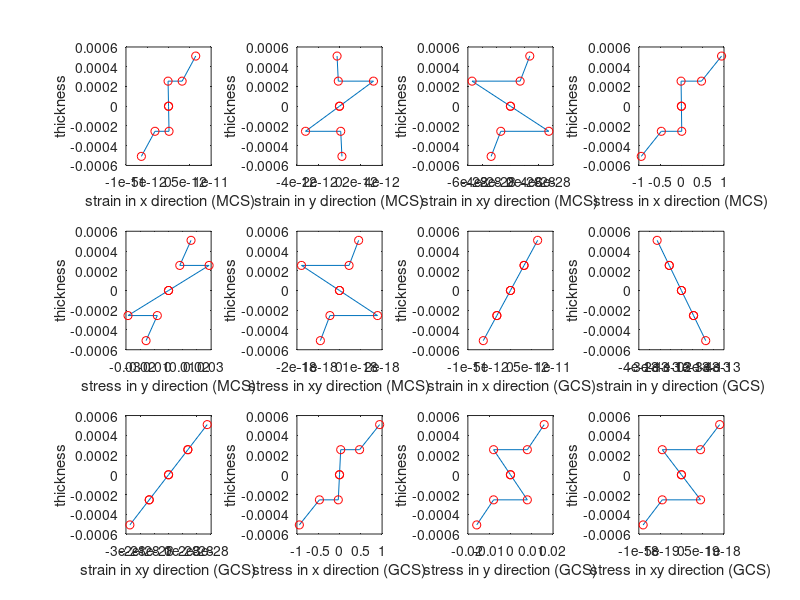

Here is the MATLAB script that generated this plot:
clc;
clear all;
%-----------------------------------------------

% h = 0.125e-3*4;
h = 0.127e-3*8;


% E11 = 181e9;
% E22 = 10.273e9;
% G12 = 7.17e9;
% v12 = 0.28;

E11 = 147e9;
E22 = 9e9;
G12 = 3.3e9;
v12 = 0.31;

% E11 = 369e9;
% E22 = E11/10;
% G12 = 0.5*E22;
% v12 = 0.3;

v21 = (E22/E11)*v12;
%-----------------------------------------------

Q11 = E11/(1-v12*v21);
Q22 = E22/(1-v12*v21);
Q12 = v12*E22/(1-v12*v21);
Q66 = G12;

Q = [Q11 Q12 0; Q12 Q22 0; 0 0 Q66];

%material invariants
U1 = (3*Q11+3*Q22+2*Q12+4*Q66)/8;
U2 = (Q11-Q22)/2;
U3 = (Q11+Q22-2*Q12-4*Q66)/8;
U4 = (Q11+Q22+6*Q12-4*Q66)/8;
U5 = (U1-U4)/2;

%sysmetric laminate fiber angles
% theta = [0 90 45 -45 -45 45 90 0];
theta = [0 90 90 0];
% theta= [ 0 0 0 0 0 0 0 0];
% theta = [30 -30 -30 30];
% theta = [45 45 45 45];
% theta = [45 -45 -45 45];
% theta = [10 10 10 10];
theta = (theta*pi)./180;

c2 = cos(2.*theta);
c4 = cos(4.*theta);
s2 = sin(2.*theta);
s4 = sin(4.*theta);

N = length(theta); %number of lamina

Q_xy = zeros(N, 3, 3); %stiffness matrix for each lamina

for j=1:N
    Q_xy(j,1,1) = U1 + U2*c2(j) + U3*c4(j); %Q11_xy
    
    Q_xy(j,1,2) = U4 - U3*c4(j);            %Q12_xy
    Q_xy(j,2,1) = Q_xy(j,1,2);
    
    Q_xy(j,2,2) = U1 - U2*c2(j) + U3*c4(j); %Q22_xy
    
    Q_xy(j,1,3) = 0.5*U2*s2(j) + U3*s4(j);  %Q16_xy
    Q_xy(j,3,1) = Q_xy(j,1,3);
    
    Q_xy(j,2,3) = 0.5*U2*s2(j) - U3*s4(j);  %Q26_xy
    Q_xy(j,3,2) = Q_xy(j,2,3);
    
    Q_xy(j,3,3) = U5 - U3*c4(j);            %Q66_xy
end
t = h/N;

A = zeros(3,3); %laminate bending matrix
for j=1:N
    z2 = ( -N/2 + j )*t;
    z1 = z2 - t;
    A = A + squeeze(Q_xy(j,:,:)) .* ( z2 - z1 );
end

B = zeros(3,3); %laminate bending matrix
for j=1:N
    z2 = ( -N/2 + j )*t;
    z1 = z2 - t;
    B = B + squeeze(Q_xy(j,:,:)) .* ( z2^2 - z1^2 );
end
B = (1/2)*B;

D = zeros(3,3); %laminate bending matrix
t = h/N;
for j=1:N
    z2 = ( -N/2 + j )*t;
    z1 = z2 - t;
    D = D + squeeze(Q_xy(j,:,:)) .* ( z2^3 - z1^3 );
end
D = (1/3)*D;

M = [1.0;0.0;.0];
strain=inv(A)*M;

display(A);
display(B);
display(D);
display(M);
display(strain);

k=1;
for i=1:N
    c=cos(theta(i));s=sin(theta(i));
    Ts=[c^2 s^2 s*c;s^2 c^2 -c*s;-2*s*c 2*s*c c^2-s^2];
    z2 = ( -N/2 + i )*t;
    z1 = z2 - t;
    zc(k)=z1;zc(k+1)=z2;
    epsl(:,k)=z1*Ts*strain;
    epsl(:,k+1)=z2*Ts*strain;
    strl(:,k)=z1*Q*Ts*strain;
    strl(:,k+1)=z2*Q*Ts*strain;
    k=k+2;
end
zco=0:t/2:h;k=1;
for i=1:N
    z2 = ( -N/2 + i )*t;
    z1 = z2 - t;
    zc(k)=z1;zc(k+1)=z2;
    epsg(:,k)=z1*strain;
    epsg(:,k+1)=z2*strain;
    strg(:,k)=z1*squeeze(Q_xy(i,:,:))*strain;
    strg(:,k+1)=z2*squeeze(Q_xy(i,:,:))*strain;
    k=k+2;
end
%%%%%%% Strain plots in Material Coordinate system
subplot(3,4,1)
plot(epsl(1,:),zc)
hold on
plot(epsl(1,:),zc,'ro')
xlabel(' strain in x direction (MCS)')
ylabel('thickness')

subplot(3,4,2)
plot(epsl(2,:),zc)
hold on
plot(epsl(2,:),zc,'ro')
xlabel('strain in y direction (MCS)')
ylabel('thickness')

subplot(3,4,3)
plot(epsl(3,:),zc)
hold on
plot(epsl(3,:),zc,'ro')
xlabel('strain in xy direction (MCS)')
ylabel('thickness')

%%%%%%%%%stress plots in MCS
subplot(3,4,4)
plot(strl(1,:),zc)
hold on
plot(strl(1,:),zc,'ro')
xlabel('stress in x direction (MCS)')
ylabel('thickness')

subplot(3,4,5)
plot(strl(2,:),zc)
hold on
plot(strl(2,:),zc,'ro')
xlabel('stress in y direction (MCS)')
ylabel('thickness')

subplot(3,4,6)
plot(strl(3,:),zc)
hold on
plot(strl(3,:),zc,'ro')
xlabel('stress in xy direction (MCS)')
ylabel('thickness')


%%%%%%% Strain plots in Global Coordinate system
subplot(3,4,7)
plot(epsg(1,:),zc)
hold on
plot(epsg(1,:),zc,'ro')
xlabel(' strain in x direction (GCS)')
ylabel('thickness')

subplot(3,4,8)
plot(epsg(2,:),zc)
hold on
plot(epsg(2,:),zc,'ro')
xlabel('strain in y direction (GCS)')
ylabel('thickness')

subplot(3,4,9)
plot(epsg(3,:),zc)
hold on
plot(epsg(3,:),zc,'ro')
xlabel('strain in xy direction (GCS)')
ylabel('thickness')

%%%%%%%%%stress plots in GCS
subplot(3,4,10)
plot(strg(1,:),zc)
hold on
plot(strg(1,:),zc,'ro')
xlabel('stress in x direction (GCS)')
ylabel('thickness')

subplot(3,4,11)
plot(strg(2,:),zc)
hold on
plot(strg(2,:),zc,'ro')
xlabel('stress in y direction (GCS)')
ylabel('thickness')

subplot(3,4,12)
plot(strg(3,:),zc)
hold on
plot(strg(3,:),zc,'ro')
xlabel('stress in xy direction (GCS)')
ylabel('thickness')

